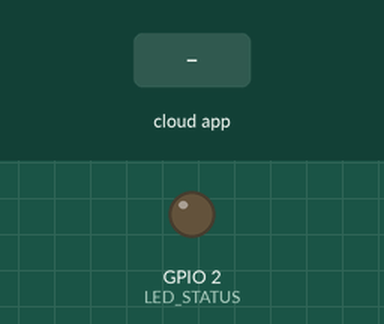
Recording of a sketch running on a simulated ESP32. Parts: output pins drawn as LEDs (lit = HIGH). The inputs (shaded band) are chosen by the test bench. No radio packets arrive unless stated; the RemoteXY app is connected; what the sketch prints to the serial monitor is not drawn.

Above: at 1.6 s.
1.7 s: the phone or cloud app sets ready_button to 1
At 2.4 s:
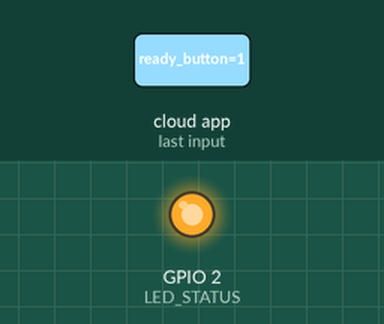
3.2 s: the phone or cloud app sets reset_button to 1
At 3.6 s:
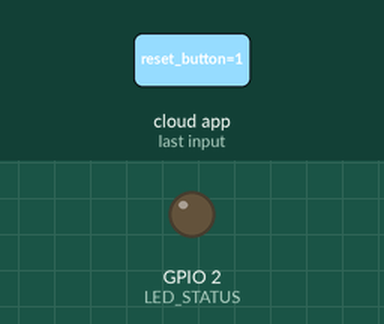
4.7 s: the phone or cloud app sets reset_button to 0
At 5.9 s:
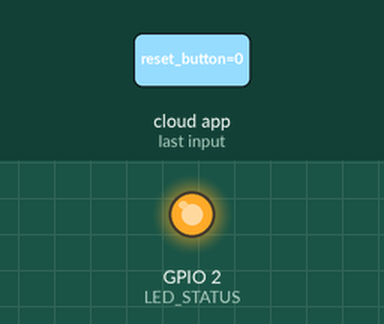
Timing chart, 0 to 7.7 s (numbered marks = the images above; inputs shaded):
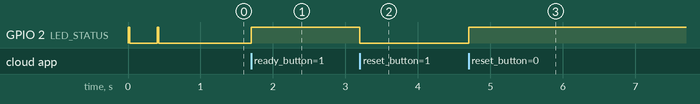

The sketch:

EPS32_RemoteXY_Controller.ino
```cpp
#include <RF24.h>

//  30 pin esp32
//  D4 -> LED to GND
//  D22 -> RESET
//  D15 -> READY
//  D4 -> CE  (nRF24)
//  D5 -> CSN (nRF24)
//  D23 -> MO  (nRF24)
//  D19 -> MI  (nRF24)
//  D18 -> SCK (nRF24)

// RemoteXY select connection mode and include library
#define REMOTEXY_MODE__ESP32CORE_BLUETOOTH

#include <BluetoothSerial.h>

#include <RemoteXY.h>

// RemoteXY connection settings
#define REMOTEXY_BLUETOOTH_NAME "RemoteXY"

// RemoteXY configurate
#pragma pack(push, 1)
uint8_t RemoteXY_CONF[] =   // 50 bytes
  { 255,2,0,2,0,43,0,16,24,1,65,64,15,57,9,9,65,16,40,57,
  9,9,1,0,35,10,21,21,2,24,82,101,97,100,121,0,1,0,8,10,
  21,21,2,24,82,101,115,101,116,0 };

// this structure defines all the variables and events of your control interface
struct {

    // input variables
  uint8_t ready_button; // =1 if button pressed, else =0
  uint8_t reset_button; // =1 if button pressed, else =0

    // output variables
  uint8_t led_1_r; // =0..255 LED Red brightness
  uint8_t led_2_b; // =0..255 LED Blue brightness

    // other variable
  uint8_t connect_flag;  // =1 if wire connected, else =0

} RemoteXY;
#pragma pack(pop)

RF24 radio(4, 5); // CE, CSN

#define LED_STATUS      2     // Status LED


// ButtonStatus type
enum ButtonStatus : unsigned char { Disabled = 0, Enabled = 1, Answered = 2,  Flashing = 3};

// Status we want to share with the buttons
ButtonStatus buttonStatus[2]  = {Disabled, Disabled};
bool buttonConnected[2] = {false, false};
bool hasAnswered[2]     = {false, false};
unsigned long lastContact[2] = {0, 0};

// Last loop time
unsigned long lastLoopTime = 0;

// System status
bool isReady = false;

// Sends a new ACK payload to the transmitter
uint8_t button_status_to_led_output(ButtonStatus stat) {
  if (stat == Disabled){
    return 0;
  }else{
    return 255;
  }
}

// searches the radio spectrum for a quiet channel
bool findEmptyChannel() {
  Serial.write("Scanning for empty channel...\n");
  char buffer[10];
  // Scan all channels looking for a quiet one.  We skip every 10
  for (int channel = 125; channel > 0; channel -= 10) {
    radio.setChannel(channel);
    delay(20);
    unsigned int inUse = 0;
    unsigned long testStart = millis();
    // Check for 400 ms per channel
    while (millis() - testStart < 400) {
      digitalWrite(LED_STATUS, millis() % 500 > 400);
      if ((radio.testCarrier()) || (radio.testRPD())) inUse++;
      delay(1);
    }
    // Low usage if inUse < 10 tests true in 400ms
    if (inUse < 10) {
      itoa(channel, buffer, 10);
      Serial.write("Channel ");
      Serial.write(buffer);
      Serial.write(" selected\n");
      return true;
    }
  }
  return false;
}

// Sends a new ACK payload to the transmitter
void setupACKPayload() {
  // Update the ACK for the next payload, prevents radio from stalling waiting on ack payload
  unsigned char payload[2];
  for (unsigned char button=0; button<2; button++)
      payload[button] = buttonStatus[button];
  radio.writeAckPayload(1, &payload, 2);
}

// Check for messages from the buttons
void checkRadioMessageReceived() {
  // Check if data is available
  if (radio.available()) {
    unsigned char buffer;
    radio.read(&buffer, 1);

    // Grab the button number from the data
    unsigned char buttonNumber = buffer & 0x7F; // Get the button number
    if ((buttonNumber >= 1) && (buttonNumber <= 2)) {
      buttonNumber--; //zero index

      // Update the last contact time for this button
      lastContact[buttonNumber] = lastLoopTime;

      // And that it's connected
      if (!buttonConnected[buttonNumber]){
        buttonConnected[buttonNumber] = true;
      }
      // If the button was pressed, was enabled, hasn't answered and the system is ready for button presses
      if ((buffer & 128) && (buttonStatus[buttonNumber] == Enabled) && (!hasAnswered[buttonNumber]) && (isReady)) {
        // No longer ready
        isReady = false;
        // Signal the button was pressed
        hasAnswered[buttonNumber] = true;

        // Change button status
        for (unsigned char btn = 0; btn < 2; btn++)
          buttonStatus[btn] = Disabled;
        buttonStatus[buttonNumber] = Answered;

        // Turn off the ready light
        digitalWrite(LED_STATUS, HIGH);
      }
    }

    setupACKPayload();
  }
}

// Setup the controller
void setup() {
  // put your setup code here, to run once:
  RemoteXY_Init ();
  Serial.begin(57600);
  while (!Serial) {};
  // Setup the radio device
  radio.begin();
  radio.setPALevel(RF24_PA_LOW);
  radio.enableDynamicPayloads();
  radio.enableAckPayload();
  radio.setDataRate(RF24_1MBPS);
  radio.setRetries(1000, 8);
  radio.maskIRQ(false, false, false);  // not using the IRQs

  // Setup our I/O
  pinMode(LED_STATUS, OUTPUT);


  if (!radio.isChipConnected()) {
    Serial.write("RF24 device not detected.\n");
  } else {
    Serial.write("RF24 detected.\n");

    // Trun off the LED
    digitalWrite(LED_STATUS, HIGH);

    // Now setup the pipes for the four buttons
    char pipe[6] = "0QBTN";
    radio.openWritingPipe((uint8_t*)pipe);
    pipe[0] = '1';
    radio.openReadingPipe(1, (uint8_t*)pipe);

    // Start listening for messages
    radio.startListening();

    // Find an empty channel to run on
    while (!findEmptyChannel()) {};

    // Start listening for messages
    radio.startListening();

    // Ready
    digitalWrite(LED_STATUS, LOW);

    setupACKPayload();
  }

}

// Main loop
void loop() {
  lastLoopTime = millis();
  RemoteXY_Handler ();
  if (RemoteXY.reset_button == 1) {                 // Reset button pressed
    // Turn all buttons off, Reset the hasAnswered statuses
    for (unsigned char button = 0; button < 2; button++) {
      buttonStatus[button] = Disabled;
      hasAnswered[button] = false;
    }
    isReady = false;
    digitalWrite(LED_STATUS, LOW);
  } else if (RemoteXY.ready_button == 1) {                // Ready button pressed
    // Make the buttons Enabled that haven't answered yet
    for (unsigned char button = 0; button < 2; button++) {
      buttonStatus[button] = hasAnswered[button] ? Disabled : Enabled;
    }
    isReady = true;
    digitalWrite(LED_STATUS, HIGH);
  }

  RemoteXY.led_1_r = button_status_to_led_output(buttonStatus[0]);
  RemoteXY.led_2_b = button_status_to_led_output(buttonStatus[1]);
  // monitor for Buttons that are out of contact
  for (unsigned char button = 0; button < 2; button++) {
    // If the button is connected
    if (buttonConnected[button]) {
      // If its been 1 second since we heard from it
      if (lastLoopTime - lastContact[button] > 1000) {
        // Disconnect it
        Serial.write("button disconnected.\n");
        buttonConnected[button] = false;
      }
    }
  }
  checkRadioMessageReceived();//recieve button data and send button statuses
}
```

Measured:
- after the input at 1.7 s, GPIO 2 (LED_STATUS): LOW → HIGH at once
- after the input at 3.2 s, GPIO 2 (LED_STATUS): HIGH → LOW at once
- after the input at 4.7 s, GPIO 2 (LED_STATUS): LOW → HIGH at once
